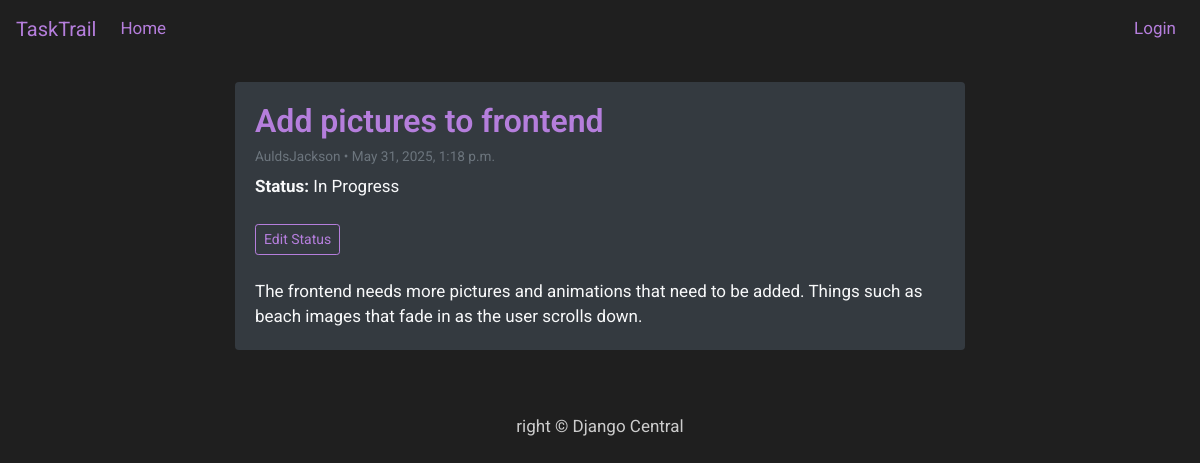
The app's page /add-pictures-to-frontend/ with its own data.
### TrailApp/models.py (models this page shows, shortened)
class Task(models.Model):
    title = models.CharField(max_length=200, unique=True)
    slug = models.SlugField(max_length=200, unique=True)
    author = models.ForeignKey(User, on_delete= models.CASCADE,related_name='task_posts')
    updated_on = models.DateTimeField(auto_now= True)
    content = models.TextField()
    created_on = models.DateTimeField(auto_now_add=True)
    status = models.IntegerField(choices=STATUS, default=0)
    due = models.DateField()
    taskstatus = models.IntegerField(choices=TASKSTATUS, default=0)
    class Meta:
        ordering = ['-created_on']

### TrailApp/views.py (the view)
# urls.py: path('<slug:slug>/', views.TaskDetail.as_view(), name='task_detail'),
class TaskDetail(generic.DetailView):
    model = Task
    template_name = 'task_detail.html'

### templates/task_detail.html
{% extends 'base.html' %}
{% block content %}
<div class="container py-4">
  <div class="row">
    <div class="col-md-10 col-lg-8 mx-auto">
      <div class="card mb-4 shadow-sm rounded border-0 bg-dark text-light">
        <div class="card-body">
          <h2 class="card-title text-lavender">{{ object.title }}</h2>
          <p class="card-subtitle mb-2 text-muted small">
            {{ object.author }} • {{ object.created_on }}
          </p>
          <p class="mb-3"><strong>Status:</strong> {{ object.get_taskstatus_display }}</p>
          <a href="{% url 'update_task_status' object.pk %}" class="btn btn-outline-light btn-sm mt-2">
            Edit Status
          </a>
          <div class="card-text mt-4">
            {{ object.content|safe }}
          </div>
        </div>
      </div>
    </div>
  </div>
</div>
{% endblock content %}

### templates/base.html (style rules this page uses)
body { font-family: "Roboto", sans-serif; font-size: 17px; background-color: #1f1f1f; }
.text-lavender { color: #b57edc; }
.card.bg-dark { background-color: #2a2a2a; }
.card-title { font-weight: 600; }
.btn-outline-light { border-color: #b57edc; color: #b57edc; }

### records on screen
Task: title "Add pictures to frontend", author "AuldsJackson", created_on "May 31, 2025, 1:18 p.m.", taskstatus "In Progress", content "The frontend needs more pictures and animations that need to be added. Things such as beach images that fade in as the user scrolls down."
